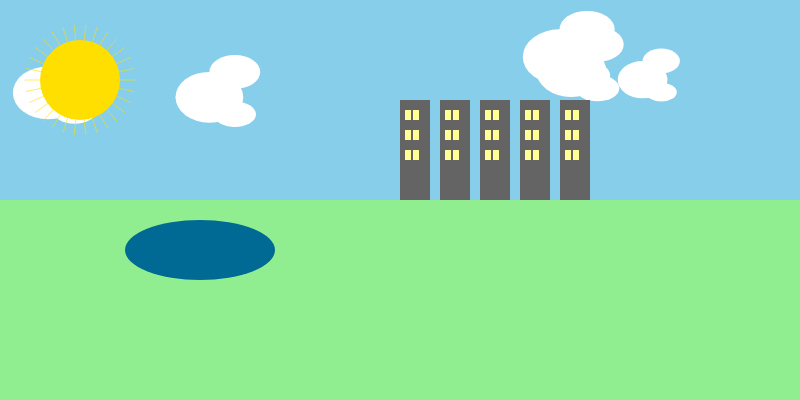
Frame 1 (no input)
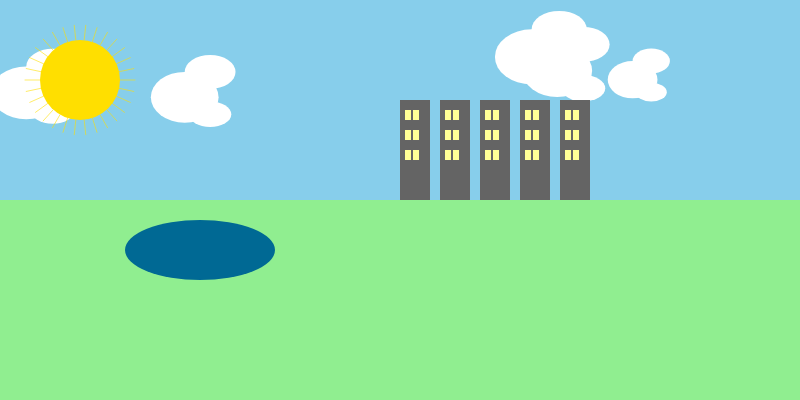
Frame 60 (no input)
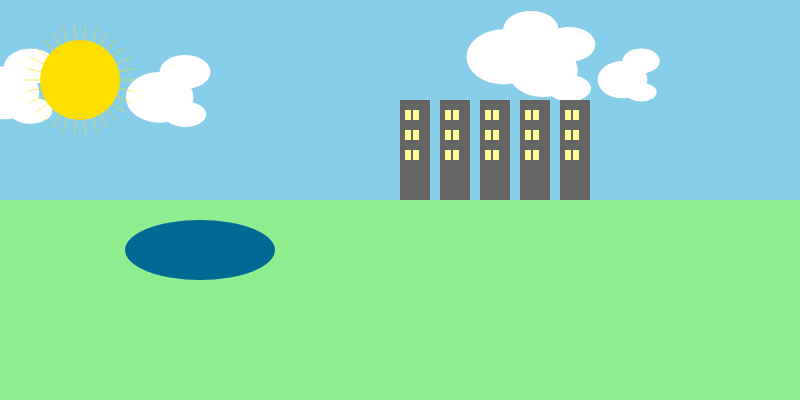
Frame 120 (the mouse pressed at the canvas centre since frame 60)

The p5.js sketch that drew these frames (run headless with seeded random() and noise() and a simulated clock; from frame 60 on, the mouse is pressed at the canvas centre):

// p5.js sketch
// ── sketch.js

let gralhas = []; // Armazena todas as gralhas azuis criadas
let arvores = [];
let cidadeX;
let nuvens = []; // Array para armazenar as nuvens
let lagoY; // Posição Y do lago

function setup() {
  createCanvas(800, 400);
  cidadeX = width / 2;
  lagoY = height / 2 + 50; // Posiciona o lago um pouco abaixo da linha do horizonte

  // Cria algumas nuvens iniciais
  for (let i = 0; i < 5; i++) {
    nuvens.push(new Nuvem(random(width), random(50, 150), random(50, 100)));
  }
}

function draw() {
  background(135, 206, 235); // céu

  // Desenha as nuvens
  for (let nuvem of nuvens) {
    nuvem.mover();
    nuvem.mostrar();
  }

  // Desenha o sol com raios
  desenhaSolComRaios(80, 80, 40, 15); // Posição X, Y, raio do sol, comprimento dos raios

  // Gralhas Azuis voando
  for (let i = gralhas.length - 1; i >= 0; i--) {
    gralhas[i].mover();
    gralhas[i].mostrar();

    // Remove se sair da tela
    if (gralhas[i].x > width + 50) {
      gralhas.splice(i, 1);
    }
  }

  // Campo
  noStroke();
  fill(144, 238, 144);
  rect(0, height / 2, width, height / 2);

  // Desenha o lago
  fill(0, 105, 148); // Cor azul escura para o lago
  ellipse(width * 0.25, lagoY, 150, 60); // Posição e forma do lago

  for (let i = 0; i < 5; i++) {
    fill(100);
    rect(cidadeX + i * 40, height / 2 - 100, 30, 100);
  }
  for (let i = 0; i < 5; i++) {
    let x = cidadeX + i * 40;
    let y = height / 2 - 100;
    let largura = 30;
    let altura = 100;

    // Prédio
    fill(100);
    rect(x, y, largura, altura);

    // Janelas (3 linhas, 2 colunas por prédio)
    let janelaLargura = 6;
    let janelaAltura = 10;
    let espacamentoX = 8;
    let espacamentoY = 20;

    for (let linha = 0; linha < 3; linha++) {
      for (let coluna = 0; coluna < 2; coluna++) {
        let janelaX = x + 5 + coluna * espacamentoX;
        let janelaY = y + 10 + linha * espacamentoY;
        fill(255, 255, 150); // Amarelo claro (luz)
        rect(janelaX, janelaY, janelaLargura, janelaAltura);
      }
    }
  }

  // Campo (árvores)
  for (let arvore of arvores) {
    arvore.mostrar();
  }
}

function desenhaSolComRaios(centerX, centerY, raio, comprimentoRaios) {
  fill(255, 223, 0);
  ellipse(centerX, centerY, raio * 2);

  stroke(255, 223, 0, 150); // Cor dos raios com alguma transparência
  for (let i = 0; i < 30; i++) {
    let angulo = map(i, 0, 30, 0, TWO_PI);
    let x1 = centerX + cos(angulo) * raio;
    let y1 = centerY + sin(angulo) * raio;
    let x2 = centerX + cos(angulo) * (raio + comprimentoRaios);
    let y2 = centerY + sin(angulo) * (raio + comprimentoRaios);
    line(x1, y1, x2, y2);
  }
  noStroke();
}

function mousePressed() {
  if (mouseY > height / 2 && mouseX < cidadeX) {
    arvores.push(new Arvore(mouseX, mouseY));
    gralhas.push(new GralhaAzul(0, random(50, 150))); // Cria uma gralha voando
  }
}

class Arvore {
  constructor(x, y) {
    this.x = x;
    this.y = y;
    this.altura = 0;
  }

  mostrar() {
    this.altura = min(this.altura + 1, 80); // Crescimento mais alto

    // Tronco
    fill(101, 67, 33);
    rect(this.x - 2, this.y - this.altura, 4, this.altura);

    // Camadas da copa da araucária (em forma de disco)
    let numCamadas = 3;
    let camadaAltura = 15;
    let camadaLargura = [60, 45, 30]; // Tamanho das copas

    for (let i = 0; i < numCamadas; i++) {
      fill(34, 139, 34);
      ellipse(
        this.x,
        this.y - this.altura - i * camadaAltura,
        camadaLargura[i],
        15
      );
    }
  }
}

class GralhaAzul {
  constructor(x, y) {
    this.x = x;
    this.y = y;
    this.vel = random(2, 4);
    this.amplitudeY = random(1, 5); // Amplitude da variação vertical
    this.frequenciaY = random(0.02, 0.05); // Frequência da variação vertical
    this.offsetY = random(TWO_PI); // Deslocamento para cada gralha ter um movimento único
  }

  mover() {
    this.x += this.vel;
    // Adiciona um movimento vertical suave
    this.y += this.amplitudeY * sin(frameCount * this.frequenciaY + this.offsetY);
  }

  mostrar() {
    // Corpo
    fill(0, 102, 204); // Azul forte
    ellipse(this.x, this.y, 20, 10); // corpo
    ellipse(this.x + 10, this.y - 5, 15, 8); // cabeça

    // Asa
    fill(0, 76, 153);
    triangle(this.x - 10, this.y, this.x, this.y - 10, this.x + 5, this.y);

    // Bico
    fill(255, 153, 51);
    triangle(this.x + 17, this.y - 5, this.x + 22, this.y - 3, this.x + 17, this.y - 1);

    // Olho
    fill(255);
    ellipse(this.x + 12, this.y - 6, 3);
  }
}

class Nuvem {
  constructor(x, y, tamanho) {
    this.x = x;
    this.y = y;
    this.tamanho = tamanho;
    this.velocidade = random(0.1, 0.5);
  }

  mover() {
    this.x -= this.velocidade;
    if (this.x < -this.tamanho) {
      this.x = width + this.tamanho;
      this.y = random(50, 150);
    }
  }

  mostrar() {
    noStroke();
    fill(255);
    ellipse(this.x, this.y, this.tamanho * 0.8, this.tamanho * 0.6);
    ellipse(this.x + this.tamanho * 0.3, this.y - this.tamanho * 0.3, this.tamanho * 0.6, this.tamanho * 0.4);
    ellipse(this.x + this.tamanho * 0.3, this.y + this.tamanho * 0.2, this.tamanho * 0.5, this.tamanho * 0.3);
  }
}

// ── style.css
<!DOCTYPE html>
<html lang="pt-BR">
<head>
  <meta charset="UTF-8" />
  <title>Festejando a conexão campo-cidade</title>
  <link rel="stylesheet" href="style.css" />
  <script src="https://cdnjs.cloudflare.com/ajax/libs/p5.js/1.6.0/p5.min.js"></script>
  <script src="sketch.js"></script>
</head>
<body>
  <h1>Festejando a conexão campo-cidade</h1>
  <p>Clique no campo para plantar uma árvore!</p>
</body>
</html>
